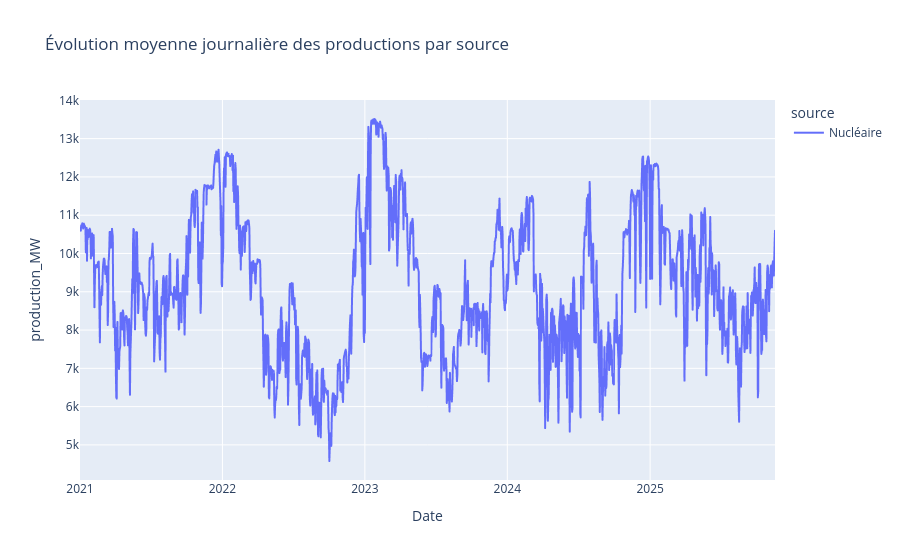

The notebook cell saved with this chart:
### Code cell
# Évolution des productions principales non revouvlable (Nucléaire)
prod_cols_01 = [c for c in ["Nucléaire"]
             if c in df.columns]
if prod_cols_01:
    df_prod = (
        df.dropna(subset=["Date"])
          .groupby("Date", as_index=False)[prod_cols_01].mean()
    )
    df_prod["Date"] = pd.to_datetime(df_prod["Date"], errors="coerce")
    df_prod_long = df_prod.melt(id_vars="Date", value_vars=prod_cols_01,
                                var_name="source", value_name="production_MW")
    fig5 = px.line(df_prod_long, x="Date", y="production_MW", color="source",
                   title="Évolution moyenne journalière des productions par source")
    fig5.show()

### Figure 1 — Plotly figure (JSON) as saved in the notebook; plotly's stock layout.template omitted (floating-point values rounded to 4 significant figures; data arrays with more than 128 entries replaced by an {"elided": "..."} marker saying what was removed)
{"data": [{"hovertemplate": "source=Nucléaire<br>Date=%{x}<br>production_MW=%{y}<extra></extra>", "legendgroup": "Nucléaire", "line": {"color": "#636efa", "dash": "solid"}, "marker": {"symbol": "circle"}, "mode": "lines", "name": "Nucléaire", "showlegend": true, "type": "scattergl", "x": {"elided": "1782 str values"}, "xaxis": "x", "y": {"elided": "1782 float values"}, "yaxis": "y"}], "layout": {"legend": {"title": {"text": "source"}, "tracegroupgap": 0}, "title": {"text": "Évolution moyenne journalière des productions par source"}, "xaxis": {"anchor": "y", "domain": [0, 1], "title": {"text": "Date"}}, "yaxis": {"anchor": "x", "domain": [0, 1], "title": {"text": "production_MW"}}}}
